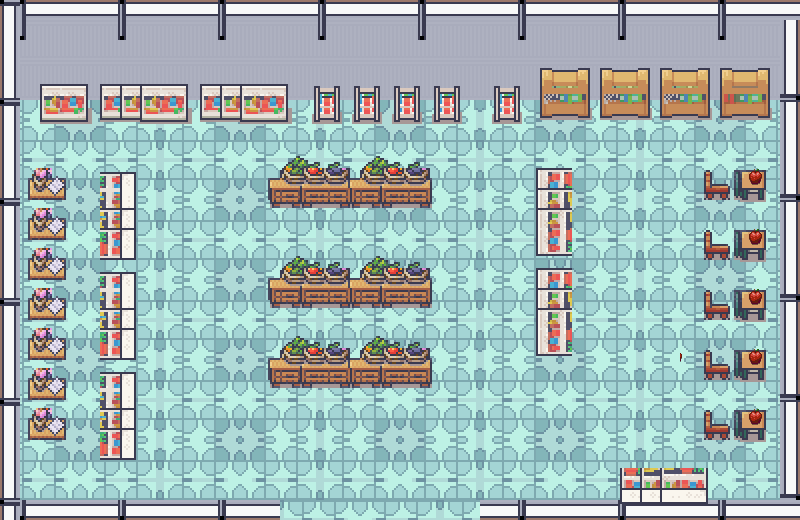

Tiled map render using the project's own tile images. Description and the map definition, with tile-layer contents summarised, below:
An orthogonal 40x26 tile map with 20x20 px tiles, 4 tile layers (groundLayer, wallLayer, tableLayer, fruitLayer), 3 tilesets and 3 objects (start, fruit1, fruit2).

<map version="1.9" tiledversion="1.9.2" orientation="orthogonal" renderorder="right-down" width="40" height="26" tilewidth="20" tileheight="20" infinite="0" nextlayerid="8" nextobjectid="5">
 <editorsettings>
  <export target="FruitTiled.tmj" format="json" />
 </editorsettings>
 <tileset firstgid="1" name="interiorFruit" tilewidth="32" tileheight="32" tilecount="1424" columns="16">
  <image source="interiorFruit.png" width="512" height="2848" />
 </tileset>
 <tileset firstgid="1425" name="roomFruit" tilewidth="20" tileheight="20" tilecount="972" columns="27">
  <image source="roomFruit.png" width="544" height="736" />
 </tileset>
 <tileset firstgid="2397" name="food" tilewidth="20" tileheight="20" tilecount="2601" columns="51">
  <image source="food.png" width="1024" height="1024" />
 </tileset>
 <layer id="4" name="groundLayer" width="40" height="26">
  <data>[1040 cells, 885 non-empty, 14 distinct tile ids]</data>
 </layer>
 <layer id="6" name="wallLayer" width="40" height="26">
  <data>[1040 cells, 156 non-empty, 10 distinct tile ids]</data>
 </layer>
 <layer id="2" name="tableLayer" width="40" height="26">
  <data>[1040 cells, 202 non-empty, 40 distinct tile ids]</data>
 </layer>
 <layer id="3" name="fruitLayer" width="40" height="26">
  <data>[1040 cells, 86 non-empty, 14 distinct tile ids]</data>
 </layer>
 <objectgroup id="5" name="objectLayer">
  <object id="1" name="start" x="377" y="456">
   <point />
  </object>
  <object id="2" name="fruit1" x="195" y="211">
   <point />
  </object>
  <object id="3" name="fruit2" x="660" y="149">
   <point />
  </object>
 </objectgroup>
</map>
